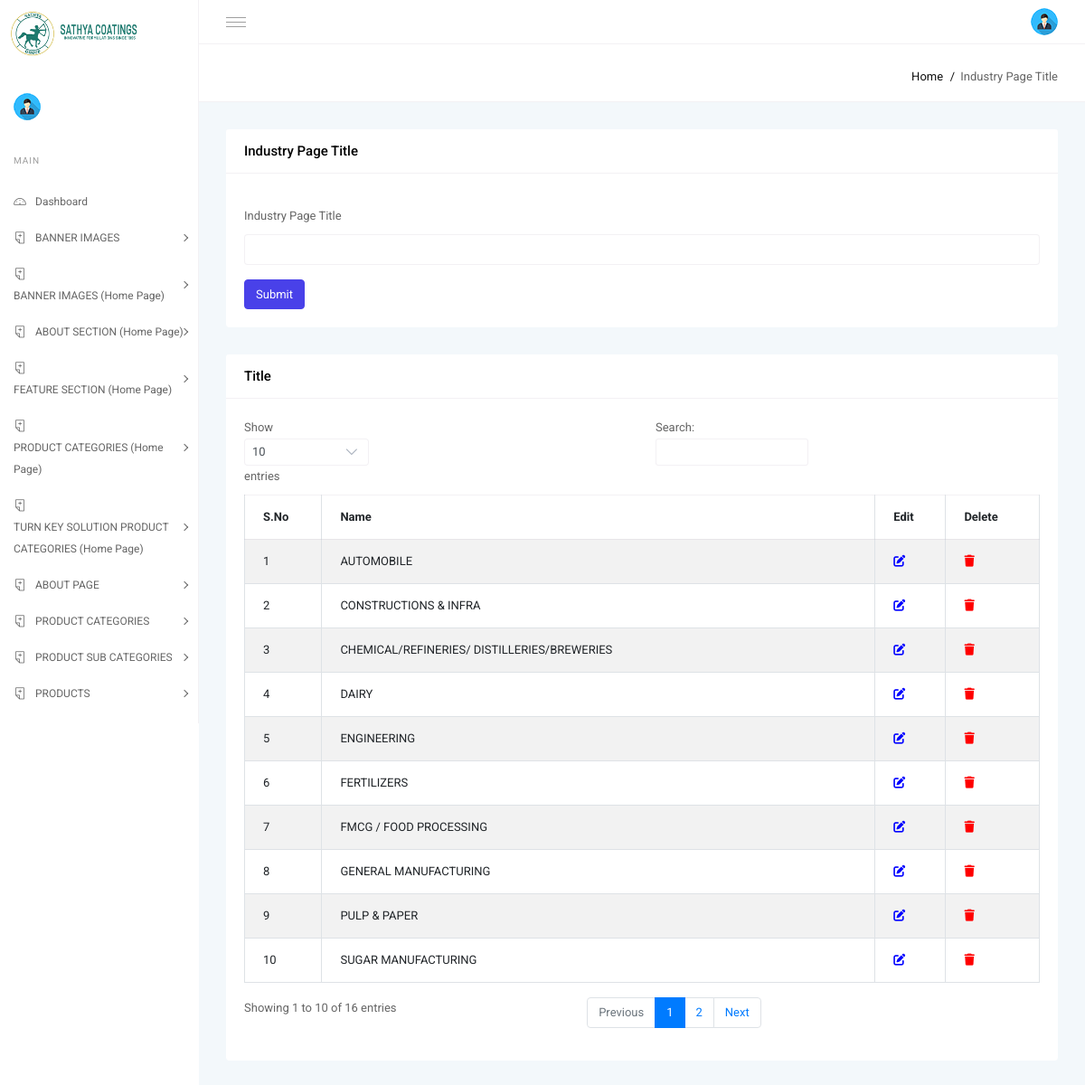
Page /sathyadb/title.php (signed in) on the committed database.
### tables this page shows
CREATE TABLE `title` (
  `id` int(50) NOT NULL,
  `cat_name` varchar(100) NOT NULL
);

### sathyadb/title.php (the view, shortened to what this page needs)
<?php include("header.php"); ?>
<?php
include("config.php");
?>
<div class="page-title-area">
    <div class="row align-items-center">
        <div class="col-sm-12 col-lg-12 col-md-12 col-12">
            <div class="breadcrumbs-area clearfix">
                <ul class="breadcrumbs float-right">
                    <li><a href="index.php">Home</a></li>
                    <li><span>Industry Page Title</span></li>
                </ul>
            </div>
        </div>
    </div>
</div>
<div class="body-content">
    <div class="row">
        <div class="col-md-12">
            <div class="card no-border m-b-30">
                <div class="card-header">
                    <h3 class="card-title">Industry Page Title</h3>
                </div>
                <div class="card-body m-t-15">
                    <form action="" method="POST" class="needs-validation" novalidate>
                        <div class="mb-3">
                            <label for="name" class="form-label">Industry Page Title</label>
                            <input type="text" name="catName" class="form-control"
                                value="<?php echo isset($catName) ? $catName : ''; ?>" autocomplete="off" required>
                        </div>
                        <button type="submit" name="submit" class="btn btn-primary">Submit</button>
                    </form>
                </div>
            </div>
            <div class="row">
                <div class="col-md-12">
                    <div class="card m-b-30">
                        <div class="card-header bg-white">
                            <h3 class="card-title">Title</h3>
                        </div>
                        <div class="card-body">
                            <div class="table-responsive">
                                <table id="example" class="table table-striped table-bordered" style="width:100%">
                                    <thead>
                                        <tr>
                                            <th>S.No</th>
                                            <th>Name</th>
                                            <th>Edit</th>
                                            <th>Delete</th>
                                        </tr>
                                    </thead>
                                    <tbody>
                                        <?php
                                            $result = $conn->query("SELECT * FROM title");
                                            $i=0;
                                            while ($row = $result->fetch_assoc()) {
                                            $i++;
                                            echo "<tr>";
                                            echo "<td>$i</td>";
                                            echo "<td>{$row['cat_name']}</td>";
                                            echo "<td><a href='?id={$row['id']}'><i class='fa fa-edit' style='color:blue'></i> </a></td>";
                                            echo "<td><a href='?id={$row['id']}&action=delete'><i class='fa fa-trash' style='color:red'></i></a></td>";
                                            echo "</tr>";
                                            }
                                            ?>
                                    </tbody>
                                </table>
                            </div>
                        </div>
                    </div>
                </div>
            </div>
        </div>
    </div>
</div>
</body>
</html>

### rows in the picture
title: cat_name "AUTOMOBILE"
title: cat_name "CONSTRUCTIONS & INFRA"
title: cat_name "CHEMICAL/REFINERIES/ DISTILLERIES/BREWERIES"
title: cat_name "DAIRY"
title: cat_name "ENGINEERING"
title: cat_name "FERTILIZERS"
title: cat_name "FMCG / FOOD PROCESSING"
title: cat_name "GENERAL MANUFACTURING"
title: cat_name "PULP & PAPER"
title: cat_name "SUGAR MANUFACTURING"
